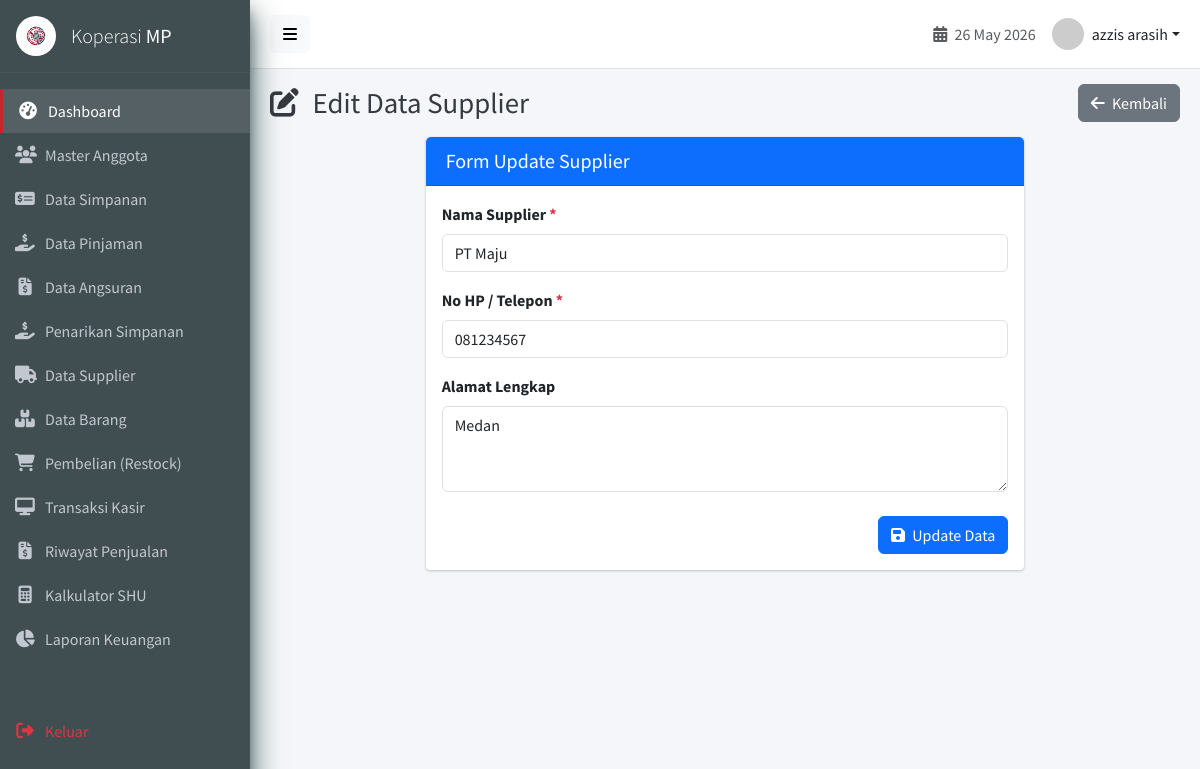
The app's page /supplier_edit.php?id=1 (signed in) with its own data.
### tables this page shows
CREATE TABLE `supplier` (
  `id_supplier` int(11) NOT NULL AUTO_INCREMENT,
  `nama_supplier` varchar(100) DEFAULT NULL,
  `alamat` text DEFAULT NULL,
  `no_hp` varchar(20) DEFAULT NULL,
  `created_at` timestamp NOT NULL DEFAULT current_timestamp(),
  PRIMARY KEY (`id_supplier`)
);

### supplier_edit.php (the view, shortened to what this page needs)
<?php
require_once 'config/database.php';
$id = $conn->real_escape_string($_GET['id']);
$query = $conn->query("SELECT * FROM supplier WHERE id_supplier = '$id'");
$supplier = $query->fetch_assoc();
include 'views/layouts/header.php';
?>
<div class="content-header">
    <div class="d-flex justify-content-between align-items-center">
        <h1 class="m-0"><i class="fas fa-edit me-2"></i> Edit Data Supplier</h1>
        <a href="supplier.php" class="btn btn-secondary"><i class="fas fa-arrow-left me-1"></i> Kembali</a>
    </div>
</div>
<section class="content">
    <div class="row">
        <div class="col-md-8 mx-auto">
            <div class="card">
                <div class="card-header bg-primary text-white">
                    <h5 class="card-title mb-0">Form Update Supplier</h5>
                </div>
                <div class="card-body">
                    <form action="supplier_proses.php?action=edit" method="POST">
                        <div class="mb-3">
                            <label class="form-label fw-bold">Nama Supplier <span class="text-danger">*</span></label>
                            <input type="text" class="form-control" name="nama_supplier" value="<?php echo htmlspecialchars($supplier['nama_supplier']); ?>" required>
                        </div>
                        <div class="mb-3">
                            <label class="form-label fw-bold">No HP / Telepon <span class="text-danger">*</span></label>
                            <input type="text" class="form-control" name="no_hp" value="<?php echo htmlspecialchars($supplier['no_hp']); ?>" required>
                        </div>
                        <div class="mb-4">
                            <label class="form-label fw-bold">Alamat Lengkap</label>
                            <textarea class="form-control" name="alamat" rows="3"><?php echo htmlspecialchars($supplier['alamat']); ?></textarea>
                        </div>
                        <div class="d-grid gap-2 d-md-flex justify-content-md-end">
                            <button type="submit" class="btn btn-primary"><i class="fas fa-save me-1"></i> Update Data</button>
                        </div>
                    </form>
                </div>
            </div>
        </div>
    </div>
</section>
<?php include 'views/layouts/footer.php'; ?>

### assets/css/style.css (style rules this page uses)
:root { --primary-color: #404e51; --accent-red: #C62828; --accent-red-hover: #b71c1c; --bg-color: #f4f6f9; --text-main: #333333; --sidebar-text: #c2c7d0; --border-color: #dee2e6; }
body { font-family: 'Source Sans Pro', sans-serif; background-color: var(--bg-color); color: var(--text-main); margin: 0; overflow-x: hidden; }
.content-header { padding: 15px 20px; }
.content-header h1 { font-size: 1.8rem; margin: 0; color: #343a40; font-weight: 400; }
.content { padding: 0 20px 20px 20px; }
.card { box-shadow: 0 0 1px rgba(0, 0, 0, .125), 0 1px 3px rgba(0, 0, 0, .2); border: 0 solid rgba(0, 0, 0, .125); border-radius: .25rem; background-color: #fff; }
.card-header { background-color: transparent; border-bottom: 1px solid rgba(0, 0, 0, .125); padding: .75rem 1.25rem; position: relative; border-top-left-radius: .25rem; border-top-right-radius: .25rem; }
.btn { transition: all 0.3s ease; position: relative; overflow: hidden; }

### records on screen
supplier: nama_supplier "PT Maju", no_hp "081234567", alamat "Medan"

### other values on screen
$_SESSION['nama'] "azzis arasih"
